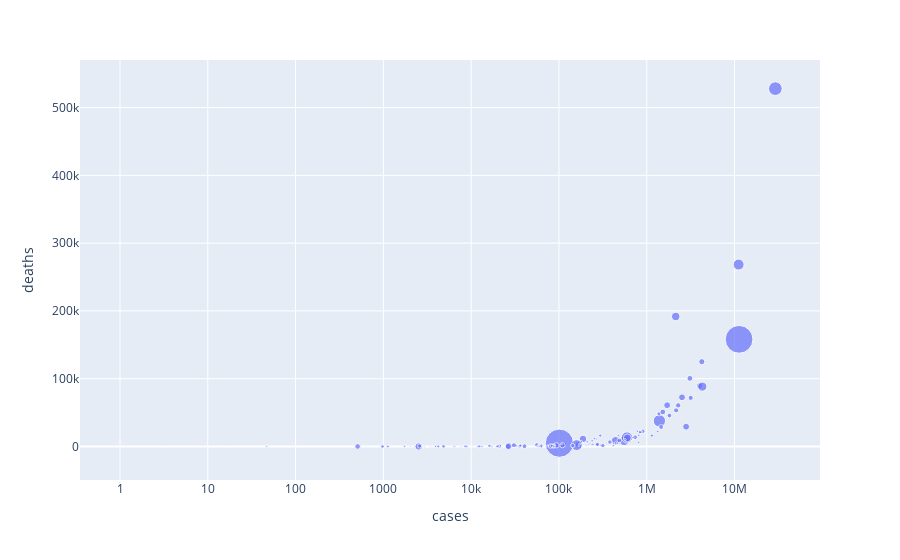

Notebook code for this chart:
### Markdown cell above
# 3. Interactive Plots

### Code cell
fig = px.scatter(df.loc[df.date == "2021-03-09"], x="cases", y="deaths", size="population", 
                 hover_name='country', log_x=True)
fig.show()

### Figure 1 — Plotly figure (JSON) as saved in the notebook; plotly's stock layout.template omitted (floating-point values rounded to 4 significant figures; data arrays with more than 128 entries replaced by an {"elided": "..."} marker saying what was removed)
{"data": [{"hovertemplate": "<b>%{hovertext}</b><br><br>cases=%{x}<br>deaths=%{y}<br>population=%{marker.size}<extra></extra>", "hovertext": {"elided": "192 str values"}, "legendgroup": "", "marker": {"color": "#636efa", "size": {"elided": "192 int values"}, "sizemode": "area", "sizeref": 3526000.0, "symbol": "circle"}, "mode": "markers", "name": "", "orientation": "v", "showlegend": false, "type": "scatter", "x": {"elided": "192 int values"}, "xaxis": "x", "y": {"elided": "192 int values"}, "yaxis": "y"}], "layout": {"legend": {"itemsizing": "constant", "tracegroupgap": 0}, "margin": {"t": 60}, "xaxis": {"anchor": "y", "domain": [0, 1], "title": {"text": "cases"}, "type": "log"}, "yaxis": {"anchor": "x", "domain": [0, 1], "title": {"text": "deaths"}}}}
